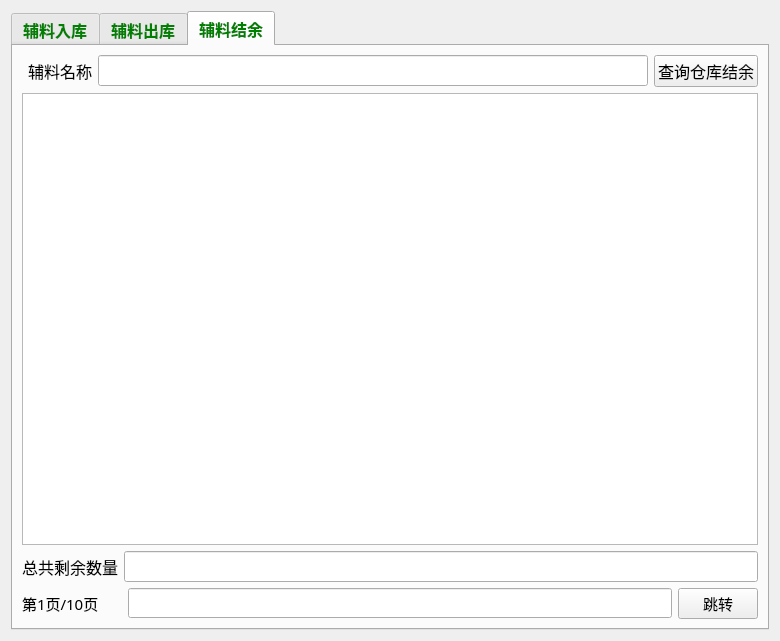
<?xml version="1.0" encoding="UTF-8"?>
<ui version="4.0">
 <class>FuLiaoChuRuKu</class>
 <widget class="QWidget" name="FuLiaoChuRuKu">
  <property name="geometry">
   <rect>
    <x>0</x>
    <y>0</y>
    <width>780</width>
    <height>641</height>
   </rect>
  </property>
  <property name="windowTitle">
   <string>Form</string>
  </property>
  <layout class="QGridLayout" name="gridLayout">
   <item row="0" column="0">
    <widget class="QTabWidget" name="tabWidget">
     <property name="palette">
      <palette>
       <active/>
       <inactive/>
       <disabled/>
      </palette>
     </property>
     <property name="font">
      <font>
       <family>Agency FB</family>
       <pointsize>12</pointsize>
       <weight>75</weight>
       <bold>true</bold>
      </font>
     </property>
     <property name="styleSheet">
      <string notr="true">QTabBar::tab{color:green}</string>
     </property>
     <property name="currentIndex">
      <number>2</number>
     </property>
     <widget class="QWidget" name="tab">
      <attribute name="title">
       <string>辅料入库</string>
      </attribute>
      <widget class="QWidget" name="formLayoutWidget">
       <property name="geometry">
        <rect>
         <x>10</x>
         <y>10</y>
         <width>531</width>
         <height>570</height>
        </rect>
       </property>
       <layout class="QFormLayout" name="formLayout">
        <item row="0" column="0">
         <widget class="QLabel" name="Label">
          <property name="minimumSize">
           <size>
            <width>80</width>
            <height>0</height>
           </size>
          </property>
          <property name="font">
           <font>
            <family>Agency FB</family>
            <pointsize>12</pointsize>
           </font>
          </property>
          <property name="text">
           <string>入库单号</string>
          </property>
          <property name="alignment">
           <set>Qt::AlignRight|Qt::AlignTrailing|Qt::AlignVCenter</set>
          </property>
         </widget>
        </item>
        <item row="0" column="1">
         <widget class="QLineEdit" name="LineEdit_ruku_id">
          <property name="font">
           <font>
            <family>Agency FB</family>
            <pointsize>12</pointsize>
           </font>
          </property>
         </widget>
        </item>
        <item row="1" column="0">
         <widget class="QLabel" name="Label_2">
          <property name="minimumSize">
           <size>
            <width>80</width>
            <height>0</height>
           </size>
          </property>
          <property name="font">
           <font>
            <family>Agency FB</family>
            <pointsize>12</pointsize>
           </font>
          </property>
          <property name="text">
           <string>日期</string>
          </property>
          <property name="alignment">
           <set>Qt::AlignRight|Qt::AlignTrailing|Qt::AlignVCenter</set>
          </property>
         </widget>
        </item>
        <item row="1" column="1">
         <widget class="QDateEdit" name="dateEdit_date">
          <property name="font">
           <font>
            <family>Agency FB</family>
            <pointsize>12</pointsize>
            <weight>50</weight>
            <bold>false</bold>
           </font>
          </property>
          <property name="displayFormat">
           <string>yyyy-MM-dd</string>
          </property>
         </widget>
        </item>
        <item row="2" column="0">
         <widget class="QLabel" name="Label_3">
          <property name="minimumSize">
           <size>
            <width>80</width>
            <height>0</height>
           </size>
          </property>
          <property name="font">
           <font>
            <family>Agency FB</family>
            <pointsize>12</pointsize>
           </font>
          </property>
          <property name="text">
           <string>辅料名称</string>
          </property>
          <property name="alignment">
           <set>Qt::AlignRight|Qt::AlignTrailing|Qt::AlignVCenter</set>
          </property>
         </widget>
        </item>
        <item row="2" column="1">
         <widget class="QLineEdit" name="LineEdit_name">
          <property name="font">
           <font>
            <family>Agency FB</family>
            <pointsize>12</pointsize>
           </font>
          </property>
         </widget>
        </item>
        <item row="3" column="0">
         <widget class="QLabel" name="Label_4">
          <property name="minimumSize">
           <size>
            <width>80</width>
            <height>0</height>
           </size>
          </property>
          <property name="font">
           <font>
            <family>Agency FB</family>
            <pointsize>12</pointsize>
           </font>
          </property>
          <property name="text">
           <string>数量</string>
          </property>
          <property name="alignment">
           <set>Qt::AlignRight|Qt::AlignTrailing|Qt::AlignVCenter</set>
          </property>
         </widget>
        </item>
        <item row="3" column="1">
         <widget class="QLineEdit" name="LineEdit_shuliang">
          <property name="font">
           <font>
            <family>Agency FB</family>
            <pointsize>12</pointsize>
           </font>
          </property>
         </widget>
        </item>
        <item row="4" column="0">
         <widget class="QLabel" name="Label_5">
          <property name="minimumSize">
           <size>
            <width>80</width>
            <height>0</height>
           </size>
          </property>
          <property name="font">
           <font>
            <family>Agency FB</family>
            <pointsize>12</pointsize>
           </font>
          </property>
          <property name="text">
           <string>单位</string>
          </property>
          <property name="alignment">
           <set>Qt::AlignRight|Qt::AlignTrailing|Qt::AlignVCenter</set>
          </property>
         </widget>
        </item>
        <item row="4" column="1">
         <widget class="QLineEdit" name="LineEdit_danwei">
          <property name="font">
           <font>
            <family>Agency FB</family>
            <pointsize>12</pointsize>
           </font>
          </property>
         </widget>
        </item>
        <item row="5" column="0">
         <widget class="QLabel" name="Label_6">
          <property name="minimumSize">
           <size>
            <width>80</width>
            <height>0</height>
           </size>
          </property>
          <property name="font">
           <font>
            <family>Agency FB</family>
            <pointsize>12</pointsize>
           </font>
          </property>
          <property name="text">
           <string>明细</string>
          </property>
          <property name="alignment">
           <set>Qt::AlignRight|Qt::AlignTrailing|Qt::AlignVCenter</set>
          </property>
         </widget>
        </item>
        <item row="5" column="1">
         <widget class="QLineEdit" name="LineEdit_detail">
          <property name="font">
           <font>
            <family>Agency FB</family>
            <pointsize>12</pointsize>
           </font>
          </property>
         </widget>
        </item>
        <item row="6" column="0">
         <widget class="QLabel" name="Label_9">
          <property name="minimumSize">
           <size>
            <width>80</width>
            <height>0</height>
           </size>
          </property>
          <property name="font">
           <font>
            <family>Agency FB</family>
            <pointsize>12</pointsize>
           </font>
          </property>
          <property name="text">
           <string>颜色</string>
          </property>
          <property name="alignment">
           <set>Qt::AlignRight|Qt::AlignTrailing|Qt::AlignVCenter</set>
          </property>
         </widget>
        </item>
        <item row="6" column="1">
         <widget class="QLineEdit" name="LineEdit_color">
          <property name="font">
           <font>
            <family>Agency FB</family>
            <pointsize>12</pointsize>
           </font>
          </property>
         </widget>
        </item>
        <item row="7" column="0">
         <widget class="QLabel" name="Label_24">
          <property name="minimumSize">
           <size>
            <width>80</width>
            <height>0</height>
           </size>
          </property>
          <property name="font">
           <font>
            <family>Agency FB</family>
            <pointsize>12</pointsize>
           </font>
          </property>
          <property name="text">
           <string>规格</string>
          </property>
          <property name="alignment">
           <set>Qt::AlignRight|Qt::AlignTrailing|Qt::AlignVCenter</set>
          </property>
         </widget>
        </item>
        <item row="7" column="1">
         <widget class="QLineEdit" name="LineEdit_spec">
          <property name="font">
           <font>
            <family>Agency FB</family>
            <pointsize>12</pointsize>
           </font>
          </property>
         </widget>
        </item>
        <item row="8" column="0">
         <widget class="QLabel" name="Label_10">
          <property name="minimumSize">
           <size>
            <width>80</width>
            <height>0</height>
           </size>
          </property>
          <property name="font">
           <font>
            <family>Agency FB</family>
            <pointsize>12</pointsize>
           </font>
          </property>
          <property name="text">
           <string>其他费用</string>
          </property>
          <property name="alignment">
           <set>Qt::AlignRight|Qt::AlignTrailing|Qt::AlignVCenter</set>
          </property>
         </widget>
        </item>
        <item row="8" column="1">
         <widget class="QLineEdit" name="LineEdit_otherfee">
          <property name="font">
           <font>
            <family>Agency FB</family>
            <pointsize>12</pointsize>
           </font>
          </property>
         </widget>
        </item>
        <item row="9" column="0">
         <widget class="QLabel" name="Label_11">
          <property name="minimumSize">
           <size>
            <width>80</width>
            <height>0</height>
           </size>
          </property>
          <property name="font">
           <font>
            <family>Agency FB</family>
            <pointsize>12</pointsize>
           </font>
          </property>
          <property name="text">
           <string>单价</string>
          </property>
          <property name="alignment">
           <set>Qt::AlignRight|Qt::AlignTrailing|Qt::AlignVCenter</set>
          </property>
         </widget>
        </item>
        <item row="9" column="1">
         <widget class="QLineEdit" name="LineEdit_danjia">
          <property name="font">
           <font>
            <family>Agency FB</family>
            <pointsize>12</pointsize>
           </font>
          </property>
         </widget>
        </item>
        <item row="10" column="0">
         <widget class="QLabel" name="Label_12">
          <property name="minimumSize">
           <size>
            <width>80</width>
            <height>0</height>
           </size>
          </property>
          <property name="font">
           <font>
            <family>Agency FB</family>
            <pointsize>12</pointsize>
           </font>
          </property>
          <property name="text">
           <string>总金额</string>
          </property>
          <property name="alignment">
           <set>Qt::AlignRight|Qt::AlignTrailing|Qt::AlignVCenter</set>
          </property>
         </widget>
        </item>
        <item row="10" column="1">
         <widget class="QLineEdit" name="LineEdit_zongjine">
          <property name="font">
           <font>
            <family>Agency FB</family>
            <pointsize>12</pointsize>
           </font>
          </property>
         </widget>
        </item>
        <item row="11" column="0">
         <widget class="QLabel" name="Label_13">
          <property name="minimumSize">
           <size>
            <width>80</width>
            <height>0</height>
           </size>
          </property>
          <property name="font">
           <font>
            <family>Agency FB</family>
            <pointsize>12</pointsize>
           </font>
          </property>
          <property name="text">
           <string>供应商</string>
          </property>
          <property name="alignment">
           <set>Qt::AlignRight|Qt::AlignTrailing|Qt::AlignVCenter</set>
          </property>
         </widget>
        </item>
        <item row="11" column="1">
         <widget class="QLineEdit" name="LineEdit_gongyingshang">
          <property name="font">
           <font>
            <family>Agency FB</family>
            <pointsize>12</pointsize>
           </font>
          </property>
         </widget>
        </item>
        <item row="13" column="0">
         <widget class="QLabel" name="Label_14">
          <property name="minimumSize">
           <size>
            <width>80</width>
            <height>0</height>
           </size>
          </property>
          <property name="font">
           <font>
            <family>Agency FB</family>
            <pointsize>12</pointsize>
           </font>
          </property>
          <property name="text">
           <string>备注</string>
          </property>
          <property name="alignment">
           <set>Qt::AlignRight|Qt::AlignTrailing|Qt::AlignVCenter</set>
          </property>
         </widget>
        </item>
        <item row="13" column="1">
         <widget class="QLineEdit" name="LineEdit_comment">
          <property name="font">
           <font>
            <family>Agency FB</family>
            <pointsize>12</pointsize>
           </font>
          </property>
         </widget>
        </item>
        <item row="14" column="1">
         <widget class="QPushButton" name="pushButton">
          <property name="font">
           <font>
            <family>Agency FB</family>
            <pointsize>12</pointsize>
           </font>
          </property>
          <property name="text">
           <string>确认添加入库</string>
          </property>
         </widget>
        </item>
        <item row="12" column="0">
         <widget class="QLabel" name="Label_30">
          <property name="minimumSize">
           <size>
            <width>80</width>
            <height>0</height>
           </size>
          </property>
          <property name="font">
           <font>
            <family>Agency FB</family>
            <pointsize>12</pointsize>
           </font>
          </property>
          <property name="text">
           <string>入库人</string>
          </property>
          <property name="alignment">
           <set>Qt::AlignRight|Qt::AlignTrailing|Qt::AlignVCenter</set>
          </property>
         </widget>
        </item>
        <item row="12" column="1">
         <widget class="QLineEdit" name="LineEdit_rukuren">
          <property name="font">
           <font>
            <family>Agency FB</family>
            <pointsize>12</pointsize>
           </font>
          </property>
         </widget>
        </item>
       </layout>
      </widget>
     </widget>
     <widget class="QWidget" name="tab_2">
      <attribute name="title">
       <string>辅料出库</string>
      </attribute>
      <widget class="QWidget" name="formLayoutWidget_2">
       <property name="geometry">
        <rect>
         <x>10</x>
         <y>10</y>
         <width>531</width>
         <height>380</height>
        </rect>
       </property>
       <layout class="QFormLayout" name="formLayout_2">
        <item row="0" column="0">
         <widget class="QLabel" name="Label_15">
          <property name="minimumSize">
           <size>
            <width>80</width>
            <height>0</height>
           </size>
          </property>
          <property name="font">
           <font>
            <family>Agency FB</family>
            <pointsize>12</pointsize>
           </font>
          </property>
          <property name="text">
           <string>入库单号</string>
          </property>
          <property name="alignment">
           <set>Qt::AlignRight|Qt::AlignTrailing|Qt::AlignVCenter</set>
          </property>
         </widget>
        </item>
        <item row="0" column="1">
         <widget class="QLineEdit" name="LineEdit_ruku_id_2">
          <property name="font">
           <font>
            <family>Agency FB</family>
            <pointsize>12</pointsize>
           </font>
          </property>
         </widget>
        </item>
        <item row="1" column="0">
         <widget class="QLabel" name="Label_16">
          <property name="minimumSize">
           <size>
            <width>80</width>
            <height>0</height>
           </size>
          </property>
          <property name="font">
           <font>
            <family>Agency FB</family>
            <pointsize>12</pointsize>
           </font>
          </property>
          <property name="text">
           <string>日期</string>
          </property>
          <property name="alignment">
           <set>Qt::AlignRight|Qt::AlignTrailing|Qt::AlignVCenter</set>
          </property>
         </widget>
        </item>
        <item row="1" column="1">
         <widget class="QDateEdit" name="dateEdit_date_2">
          <property name="font">
           <font>
            <family>Agency FB</family>
            <pointsize>12</pointsize>
            <weight>50</weight>
            <bold>false</bold>
           </font>
          </property>
          <property name="displayFormat">
           <string>yyyy-MM-dd</string>
          </property>
         </widget>
        </item>
        <item row="2" column="0">
         <widget class="QLabel" name="Label_19">
          <property name="minimumSize">
           <size>
            <width>80</width>
            <height>0</height>
           </size>
          </property>
          <property name="font">
           <font>
            <family>Agency FB</family>
            <pointsize>12</pointsize>
           </font>
          </property>
          <property name="text">
           <string>数量</string>
          </property>
          <property name="alignment">
           <set>Qt::AlignRight|Qt::AlignTrailing|Qt::AlignVCenter</set>
          </property>
         </widget>
        </item>
        <item row="2" column="1">
         <widget class="QLineEdit" name="LineEdit_shuliang_2">
          <property name="font">
           <font>
            <family>Agency FB</family>
            <pointsize>12</pointsize>
           </font>
          </property>
         </widget>
        </item>
        <item row="3" column="0">
         <widget class="QLabel" name="Label_20">
          <property name="minimumSize">
           <size>
            <width>80</width>
            <height>0</height>
           </size>
          </property>
          <property name="font">
           <font>
            <family>Agency FB</family>
            <pointsize>12</pointsize>
           </font>
          </property>
          <property name="text">
           <string>单位</string>
          </property>
          <property name="alignment">
           <set>Qt::AlignRight|Qt::AlignTrailing|Qt::AlignVCenter</set>
          </property>
         </widget>
        </item>
        <item row="3" column="1">
         <widget class="QLineEdit" name="LineEdit_danwei_2">
          <property name="font">
           <font>
            <family>Agency FB</family>
            <pointsize>12</pointsize>
           </font>
          </property>
         </widget>
        </item>
        <item row="4" column="0">
         <widget class="QLabel" name="Label_21">
          <property name="minimumSize">
           <size>
            <width>80</width>
            <height>0</height>
           </size>
          </property>
          <property name="font">
           <font>
            <family>Agency FB</family>
            <pointsize>12</pointsize>
           </font>
          </property>
          <property name="text">
           <string>明细</string>
          </property>
          <property name="alignment">
           <set>Qt::AlignRight|Qt::AlignTrailing|Qt::AlignVCenter</set>
          </property>
         </widget>
        </item>
        <item row="4" column="1">
         <widget class="QLineEdit" name="LineEdit_detail_2">
          <property name="font">
           <font>
            <family>Agency FB</family>
            <pointsize>12</pointsize>
           </font>
          </property>
         </widget>
        </item>
        <item row="5" column="0">
         <widget class="QLabel" name="Label_17">
          <property name="minimumSize">
           <size>
            <width>80</width>
            <height>0</height>
           </size>
          </property>
          <property name="font">
           <font>
            <family>Agency FB</family>
            <pointsize>12</pointsize>
           </font>
          </property>
          <property name="text">
           <string>订单号</string>
          </property>
          <property name="alignment">
           <set>Qt::AlignRight|Qt::AlignTrailing|Qt::AlignVCenter</set>
          </property>
         </widget>
        </item>
        <item row="5" column="1">
         <widget class="QLineEdit" name="LineEdit_order_id_2">
          <property name="font">
           <font>
            <family>Agency FB</family>
            <pointsize>12</pointsize>
           </font>
          </property>
         </widget>
        </item>
        <item row="6" column="0">
         <widget class="QLabel" name="Label_18">
          <property name="minimumSize">
           <size>
            <width>80</width>
            <height>0</height>
           </size>
          </property>
          <property name="font">
           <font>
            <family>Agency FB</family>
            <pointsize>12</pointsize>
           </font>
          </property>
          <property name="text">
           <string>领取人</string>
          </property>
          <property name="alignment">
           <set>Qt::AlignRight|Qt::AlignTrailing|Qt::AlignVCenter</set>
          </property>
         </widget>
        </item>
        <item row="6" column="1">
         <widget class="QLineEdit" name="LineEdit_lingquren_2">
          <property name="font">
           <font>
            <family>Agency FB</family>
            <pointsize>12</pointsize>
           </font>
          </property>
         </widget>
        </item>
        <item row="7" column="0">
         <widget class="QLabel" name="Label_22">
          <property name="minimumSize">
           <size>
            <width>80</width>
            <height>0</height>
           </size>
          </property>
          <property name="font">
           <font>
            <family>Agency FB</family>
            <pointsize>12</pointsize>
           </font>
          </property>
          <property name="text">
           <string>目标去向</string>
          </property>
          <property name="alignment">
           <set>Qt::AlignRight|Qt::AlignTrailing|Qt::AlignVCenter</set>
          </property>
         </widget>
        </item>
        <item row="7" column="1">
         <widget class="QLineEdit" name="LineEdit_targetto_2">
          <property name="font">
           <font>
            <family>Agency FB</family>
            <pointsize>12</pointsize>
           </font>
          </property>
         </widget>
        </item>
        <item row="8" column="0">
         <widget class="QLabel" name="Label_23">
          <property name="minimumSize">
           <size>
            <width>80</width>
            <height>0</height>
           </size>
          </property>
          <property name="font">
           <font>
            <family>Agency FB</family>
            <pointsize>12</pointsize>
           </font>
          </property>
          <property name="text">
           <string>备注</string>
          </property>
          <property name="alignment">
           <set>Qt::AlignRight|Qt::AlignTrailing|Qt::AlignVCenter</set>
          </property>
         </widget>
        </item>
        <item row="8" column="1">
         <widget class="QLineEdit" name="LineEdit_comment_2">
          <property name="font">
           <font>
            <family>Agency FB</family>
            <pointsize>12</pointsize>
           </font>
          </property>
         </widget>
        </item>
        <item row="9" column="1">
         <widget class="QPushButton" name="pushButton_2">
          <property name="palette">
           <palette>
            <active/>
            <inactive/>
            <disabled/>
           </palette>
          </property>
          <property name="font">
           <font>
            <family>Agency FB</family>
            <pointsize>12</pointsize>
           </font>
          </property>
          <property name="text">
           <string>确认出库</string>
          </property>
         </widget>
        </item>
       </layout>
      </widget>
     </widget>
     <widget class="QWidget" name="tab_3">
      <attribute name="title">
       <string>辅料结余</string>
      </attribute>
      <layout class="QGridLayout" name="gridLayout_2">
       <item row="0" column="0">
        <layout class="QHBoxLayout" name="horizontalLayout">
         <item>
          <widget class="QLabel" name="Label_25">
           <property name="minimumSize">
            <size>
             <width>70</width>
             <height>0</height>
            </size>
           </property>
           <property name="font">
            <font>
             <family>Agency FB</family>
             <pointsize>12</pointsize>
            </font>
           </property>
           <property name="text">
            <string>辅料名称</string>
           </property>
           <property name="alignment">
            <set>Qt::AlignRight|Qt::AlignTrailing|Qt::AlignVCenter</set>
           </property>
          </widget>
         </item>
         <item>
          <widget class="QLineEdit" name="LineEdit_name_3">
           <property name="font">
            <font>
             <family>Agency FB</family>
             <pointsize>12</pointsize>
            </font>
           </property>
          </widget>
         </item>
         <item>
          <widget class="QPushButton" name="pushButton_3">
           <property name="font">
            <font>
             <family>Agency FB</family>
             <pointsize>12</pointsize>
            </font>
           </property>
           <property name="text">
            <string>查询仓库结余</string>
           </property>
          </widget>
         </item>
        </layout>
       </item>
       <item row="1" column="0">
        <widget class="QTableWidget" name="tableWidget_jieyu">
         <property name="font">
          <font>
           <pointsize>12</pointsize>
          </font>
         </property>
         <attribute name="horizontalHeaderMinimumSectionSize">
          <number>20</number>
         </attribute>
         <attribute name="verticalHeaderDefaultSectionSize">
          <number>30</number>
         </attribute>
         <attribute name="verticalHeaderMinimumSectionSize">
          <number>20</number>
         </attribute>
        </widget>
       </item>
       <item row="2" column="0">
        <layout class="QHBoxLayout" name="horizontalLayout_2">
         <item>
          <widget class="QLabel" name="Label_28">
           <property name="minimumSize">
            <size>
             <width>70</width>
             <height>0</height>
            </size>
           </property>
           <property name="font">
            <font>
             <family>Agency FB</family>
             <pointsize>12</pointsize>
            </font>
           </property>
           <property name="text">
            <string>总共剩余数量</string>
           </property>
           <property name="alignment">
            <set>Qt::AlignRight|Qt::AlignTrailing|Qt::AlignVCenter</set>
           </property>
          </widget>
         </item>
         <item>
          <widget class="QLineEdit" name="LineEdit_shuliang_3">
           <property name="font">
            <font>
             <family>Agency FB</family>
             <pointsize>12</pointsize>
            </font>
           </property>
          </widget>
         </item>
        </layout>
       </item>
       <item row="4" column="0">
        <layout class="QHBoxLayout" name="horizontalLayout_7">
         <item>
          <widget class="QLabel" name="label_page">
           <property name="minimumSize">
            <size>
             <width>100</width>
             <height>0</height>
            </size>
           </property>
           <property name="font">
            <font>
             <family>Agency FB</family>
             <pointsize>11</pointsize>
            </font>
           </property>
           <property name="text">
            <string>第1页/10页</string>
           </property>
          </widget>
         </item>
         <item>
          <widget class="QLineEdit" name="lineEdit_page">
           <property name="font">
            <font>
             <family>Agency FB</family>
             <pointsize>11</pointsize>
            </font>
           </property>
          </widget>
         </item>
         <item>
          <widget class="QPushButton" name="pushButton_15">
           <property name="font">
            <font>
             <family>Agency FB</family>
             <pointsize>11</pointsize>
            </font>
           </property>
           <property name="text">
            <string>跳转</string>
           </property>
          </widget>
         </item>
        </layout>
       </item>
      </layout>
     </widget>
    </widget>
   </item>
  </layout>
 </widget>
 <resources/>
 <connections>
  <connection>
   <sender>pushButton</sender>
   <signal>clicked()</signal>
   <receiver>FuLiaoChuRuKu</receiver>
   <slot>FuLiaoRukuSlot()</slot>
   <hints>
    <hint type="sourcelabel">
     <x>120</x>
     <y>77</y>
    </hint>
    <hint type="destinationlabel">
     <x>777</x>
     <y>544</y>
    </hint>
   </hints>
  </connection>
  <connection>
   <sender>pushButton_2</sender>
   <signal>clicked()</signal>
   <receiver>FuLiaoChuRuKu</receiver>
   <slot>FuLiaoChukuSlot()</slot>
   <hints>
    <hint type="sourcelabel">
     <x>120</x>
     <y>77</y>
    </hint>
    <hint type="destinationlabel">
     <x>775</x>
     <y>473</y>
    </hint>
   </hints>
  </connection>
  <connection>
   <sender>pushButton_3</sender>
   <signal>clicked()</signal>
   <receiver>FuLiaoChuRuKu</receiver>
   <slot>FuLiaoJieYuSlot()</slot>
   <hints>
    <hint type="sourcelabel">
     <x>704</x>
     <y>68</y>
    </hint>
    <hint type="destinationlabel">
     <x>777</x>
     <y>199</y>
    </hint>
   </hints>
  </connection>
  <connection>
   <sender>pushButton_15</sender>
   <signal>clicked()</signal>
   <receiver>FuLiaoChuRuKu</receiver>
   <slot>TiaoZhuangSlot()</slot>
   <hints>
    <hint type="sourcelabel">
     <x>728</x>
     <y>612</y>
    </hint>
    <hint type="destinationlabel">
     <x>776</x>
     <y>624</y>
    </hint>
   </hints>
  </connection>
 </connections>
 <slots>
  <slot>FuLiaoRukuSlot()</slot>
  <slot>FuLiaoChukuSlot()</slot>
  <slot>FuLiaoJieYuSlot()</slot>
  <slot>TiaoZhuangSlot()</slot>
 </slots>
</ui>
